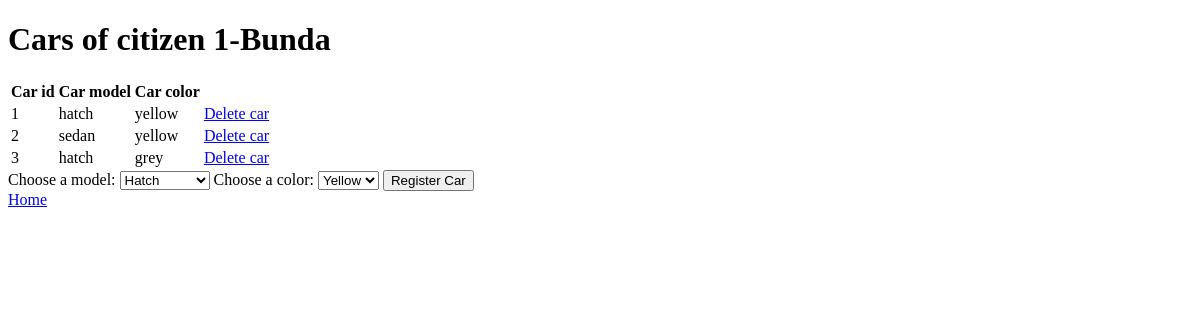
The page /update/1 on the database as committed earlier.
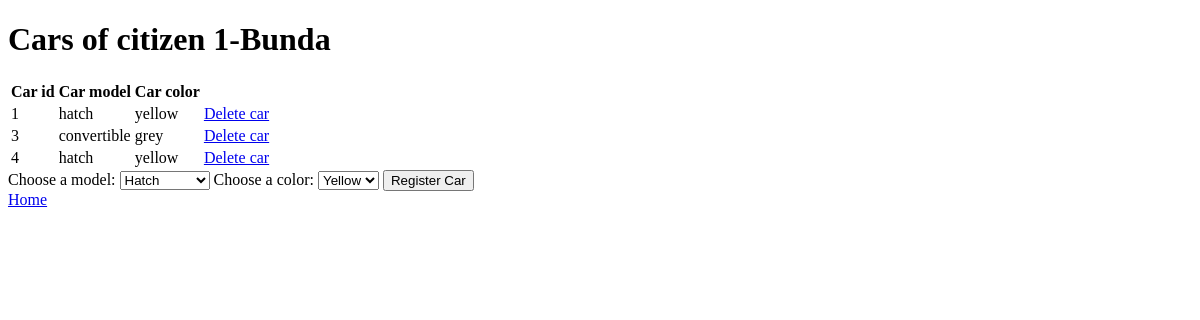
The same page on the database as committed later.
### app/models.py (models this page shows, shortened)
class Car(db.Model):
    id = db.Column(db.Integer, primary_key=True)
    color = db.Column(db.String(6), nullable=False)
    model = db.Column(db.String(11), nullable=False)
    citizen_id = db.Column(db.Integer, db.ForeignKey('citizen.id'), nullable=False)

### app/app.py (the view)
@app.route('/update/<int:id>', methods=['GET', 'POST'])
def update(id):
    person = Citizen.query.get_or_404(id)
    car_citizen = db.session.query(Citizen.name, Car.id, Car.model, Car.color) \
        .outerjoin(Car, Citizen.id == Car.citizen_id).order_by(Car.id).all()
    list_car_citizen = [tup for tup in car_citizen if tup[0] == person.name]
    if request.method == 'POST':
        if len(list_car_citizen) < 3:
            new_car = Car(citizen=person)
            new_car.color = request.form['colors']
            new_car.model = request.form['models']
            person.sale_opportunity = False
            try:
                db.session.add(new_car)
                db.session.commit()
                return redirect('#')
            except:
                return 'Error on update'
        else:
            flash(f'{person.name.capitalize()} already has 3 cars. Please delete one before adding another.')
            return redirect('#')
    else:
        return render_template('update.html', citizen=person, list_car_citizen=list_car_citizen)

### app/templates/update.html (shortened to what this page needs)
{% extends 'base.html' %}
{% block body %}
<div class="content">
  <h1>Cars of citizen {{ citizen.id }}-{{ citizen.name }}</h1>
  {% if list_car_citizen[0][1] == None %}
  <h3>This citizen has no cars. Add one below</h3>
  {% else %}
  <div class="table">
    <table>
      <tr>
        <th>Car id</th>
        <th>Car model</th>
        <th>Car color</th>
      </tr>
      {% for tup in list_car_citizen %}
      <tr>
        <td>{{ tup[1] }}</td>
        <td>{{ tup[2] }}</td>
        <td>{{ tup[3] }}</td>
        <td>
          <a href="/delete/{{ tup[1] }}">Delete car</a>
        </td>
      </tr>
      {% endfor %}
    </table>
    {% endif %}
  </div>
  <div class="form">
    <form action="/update/{{ citizen.id }}" method="POST">
      <label for="models">Choose a model:</label>
      <select id="models" name="models">
        <option value="hatch">Hatch</option>
      </select>
      <label for="colors">Choose a color:</label>
      <select id="colors" name="colors">
        <option value="yellow">Yellow</option>
      </select>
      <input type="submit" value="Register Car">
    </form>
  </div>
  <a href="/">Home</a>
</div>
{% endblock %}

Rows that differ between the two databases and show on the page:
removed Car: id "2", model "sedan", color "yellow"
changed Car "grey": model "hatch" → "convertible"
now on this page (row edited): Car: id "4", model "hatch", color "yellow"
